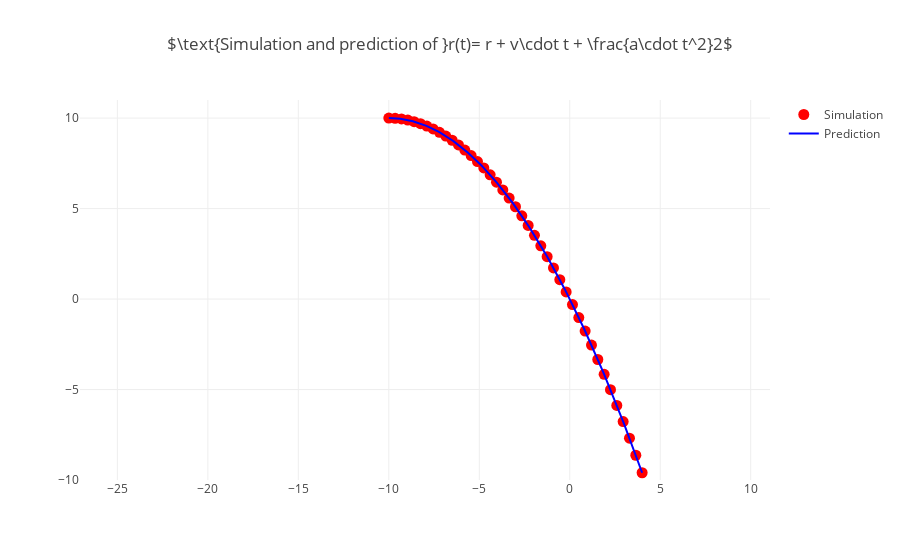

The code cell stored with this chart in its notebook:
### Markdown cell above
## Moleculalr Dynamics Class

### Code cell
class TestMD(unittest.TestCase):
    ''' Kinematics test
    '''
    def setUp(self):
        self.env = Environment(11, 11)
        self.r = np.array([-10, 10])
        self.v = np.array([7, 0])
        self.a = np.array([0, -9.8]) # let's say that we throw a stone
        self.atom = Atom(0.1, self.r, self.v, self.a)
        self.md = MolecularDynamics(env, mode='kinematics', dt=0.05, mols=[self.atom])
    
    def test_leapfrog(self):
        # real
        self.r_coords = []
        for i in range(100):
            self.r_coords.append(self.md.mols[0].r)
            self.md.leapfrogs()
        # print(self.r_coords)
        
        r_coords_x = [r.x for r in self.r_coords]
        r_coords_y = [r.y for r in self.r_coords]
        
        trace0 = go.Scatter(
            x=r_coords_x,
            y=r_coords_y,
            mode='markers',
            marker={'color': 'red', 'size': 11},
            name='Simulation',
        )
        
        # prediction
        time = np.linspace(0, 2, 200)

        r_coords = [self.r + t * self.v + self.a * t**2/2 for t in time]

        trace1 = go.Scatter(
            x=[r[0] for r in r_coords],
            y=[r[1] for r in r_coords], 
            marker={'color': 'blue'},
            name='Prediction',
        )
        
        data = [trace0, trace1]
        layout = {
            'xaxis': dict(range=[-11, -5], autorange=False, zeroline=False),
            'yaxis': dict(range=[-10, 11], autorange=False, zeroline=False, scaleanchor="x", scaleratio=1),
            'title': "$\\text{Simulation and prediction of }r(t)= r + v\cdot t + \\frac{a\cdot t^2}2$",
        }
        fig = {
            'data': data,
            'layout': layout,
        }
        
        iplot(fig, filename='falling')
        
        

unittest.main(argv=['first-arg-is-ignored'], exit=False); # don't forget to put it next time

### Figure 1 — Plotly figure (JSON) as saved in the notebook; plotly's stock layout.template omitted (floating-point values rounded to 4 significant figures; data arrays with more than 128 entries replaced by an {"elided": "..."} marker saying what was removed)
{"data": [{"marker": {"color": "red", "size": 11}, "mode": "markers", "name": "Simulation", "type": "scatter", "uid": "954e1a82-e0ec-4644-9570-5c7f7acc2fe1", "x": [-10, -9.65, -9.3, -8.95, -8.6, -8.25, -7.9, -7.55, -7.2, -6.85, -6.5, -6.15, -5.8, -5.45, -5.1, -4.75, -4.4, -4.05, -3.7, -3.35, -3.0, -2.65, -2.3, -1.95, -1.6, -1.25, -0.9, -0.55, -0.2, 0.15, 0.5, 0.85, 1.2, 1.55, 1.9, 2.25, 2.6, 2.95, 3.3, 3.65, 4.0, 4.35, 4.7, 5.05, 5.4, 5.75, 6.1, 6.45, 6.8, 7.15, 7.5, 7.85, 8.2, 8.55, 8.9, 9.25, 9.6, 9.95, 10.3, 10.65, 11.0, 11.35, 11.7, 12.05, 12.4, 12.75, 13.1, 13.45, 13.8, 14.15, 14.5, 14.85, 15.2, 15.55, 15.9, 16.25, 16.6, 16.95, 17.3, 17.65, 18.0, 18.35, 18.7, 19.05, 19.4, 19.75, 20.1, 20.45, 20.8, 21.15, 21.5, 21.85, 22.2, 22.55, 22.9, 23.25, 23.6, 23.95, 24.3, 24.65], "y": [10, 9.988, 9.951, 9.89, 9.804, 9.694, 9.559, 9.4, 9.216, 9.008, 8.775, 8.518, 8.236, 7.93, 7.599, 7.244, 6.864, 6.46, 6.031, 5.578, 5.1, 4.598, 4.071, 3.52, 2.944, 2.344, 1.719, 1.07, 0.396, -0.3022, -1.025, -1.772, -2.544, -3.34, -4.161, -5.006, -5.876, -6.77, -7.689, -8.632, -9.6, -10.59, -11.61, -12.65, -13.72, -14.81, -15.92, -17.06, -18.22, -19.41, -20.62, -21.86, -23.12, -24.41, -25.72, -27.06, -28.42, -29.8, -31.21, -32.64, -34.1, -35.58, -37.09, -38.62, -40.18, -41.76, -43.36, -44.99, -46.64, -48.32, -50.03, -51.75, -53.5, -55.28, -57.08, -58.91, -60.76, -62.63, -64.53, -66.45, -68.4, -70.37, -72.37, -74.39, -76.44, -78.51, -80.6, -82.72, -84.86, -87.03, -89.22, -91.44, -93.68, -95.95, -98.24, -100.6, -102.9, -105.3, -107.6, -110.1]}, {"marker": {"color": "blue"}, "name": "Prediction", "type": "scatter", "uid": "59f3e96d-d111-45ea-b472-b9c111432dd1", "x": {"elided": "200 float values"}, "y": {"elided": "200 float values"}}], "layout": {"title": {"text": "$\\text{Simulation and prediction of }r(t)= r + v\\cdot t + \\frac{a\\cdot t^2}2$"}, "xaxis": {"autorange": false, "range": [-11, -5], "zeroline": false}, "yaxis": {"autorange": false, "range": [-10, 11], "scaleanchor": "x", "scaleratio": 1, "zeroline": false}}}
